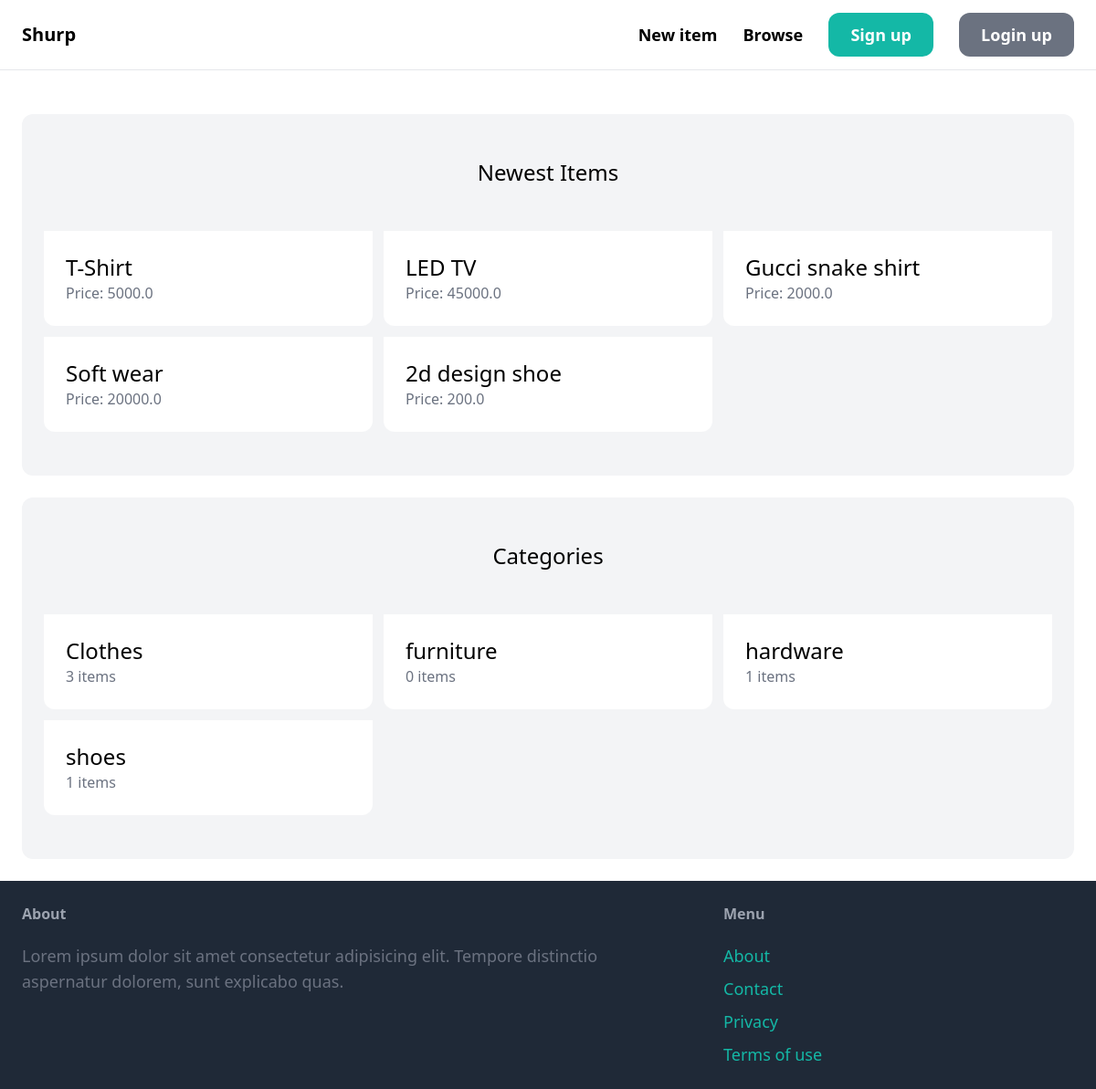
The app's page /, older data.
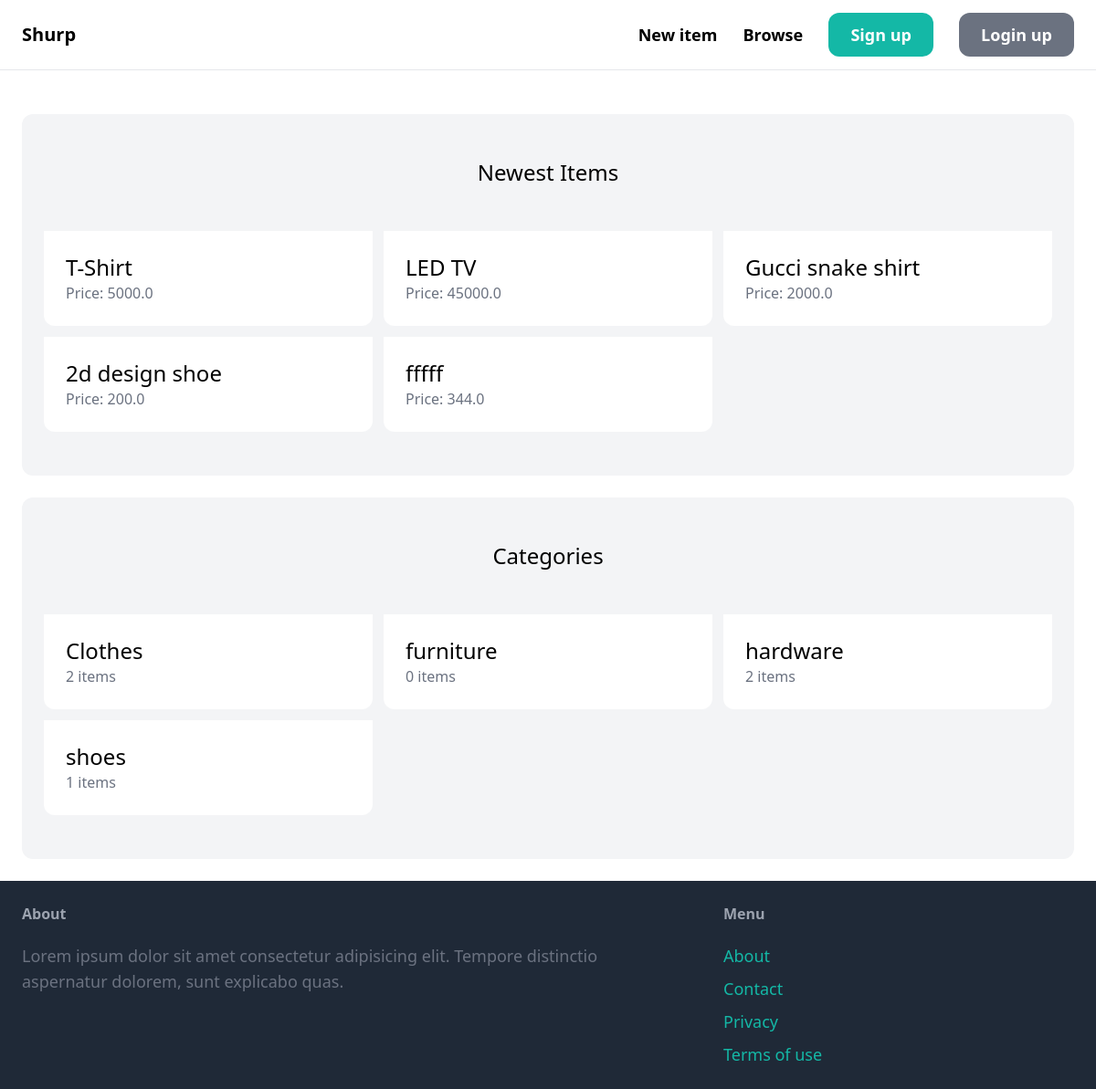
The same page, newer data.
### item/models.py (models this page shows, shortened)
class Item(models.Model):
    category = models.ForeignKey(Category, related_name='items', on_delete=models.CASCADE)
    name = models.CharField(max_length=255)
    description = models.TextField(blank=True, null=True)
    price = models.FloatField()
    image = models.ImageField(upload_to='item_images', blank=True,  null=True)
    is_sold = models.BooleanField(default=False)
    created_by = models.ForeignKey(User, related_name='items', on_delete=models.CASCADE)
    created_at = models.DateTimeField(auto_now_add=True)

class Category(models.Model):
    name = models.CharField(max_length=255)
    class Meta:
        ordering = ('name',) #bug was a typo 🤣
        verbose_name_plural = 'Categories'

### core/views.py (the view)
# urls.py: path('', views.index, name="index"),
def index(request):
    items = Item.objects.filter(is_sold=False)[0:6]
    categories = Category.objects.all() #get all categories
    return render(request, 'core/index.html', {
        'categories': categories,
        'items': items,
    })

### core/templates/core/index.html (shortened to what this page needs)
{% extends 'core/base.html' %}
{% block content %}
    <div class="mt-6 px-6 py-12 bg-gray-100 rounded-xl">
        <h2 class="mb-12 text-2xl text-center">Newest Items</h2>
        <div class="grid grid-cols-3 gap-3">
            {% for item in items %}
                <div class="">
                    <a href="{% url 'item:detail' item.id %}">
                        <div class="p-6 bg-white rounded-b-xl">
                            <h2 class="text-2xl">
                                {{ item.name }}
                            </h2>
                            <p class="text-gray-500">Price: {{ item.price }}</p>
                        </div>
                    </a>
                </div>
            {% endfor %}
        </div>
    </div>
    <div class="mt-6 px-6 py-12 bg-gray-100 rounded-xl">
        <h2 class="mb-12 text-2xl text-center">Categories</h2>
        <div class="grid grid-cols-3 gap-3">
            {% for category in categories %}
            <div class="">
                <a href="#">
                    <div class="p-6 bg-white rounded-b-xl">
                        <h2 class="text-2xl">
                            {{ category.name }}
                        </h2>
                        <p class="text-gray-500">{{ category.items.count }} items</p>
                    </div>
                </a>
            </div>
            {% endfor %}
        </div>
    </div>
{% endblock %}

Row changes from the older to the newer data that the page shows:
removed Item: name "Soft wear", price "20000.0"
added Item: name "fffff", price "344.0"
computed for Category "Clothes": items.count "3" → "2"
computed for Category "hardware": items.count "1" → "2"
